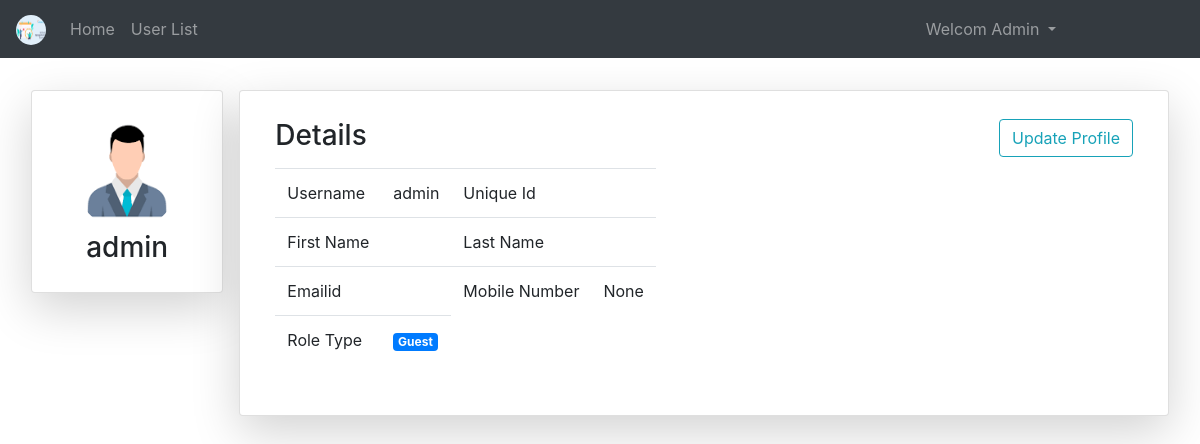
Page /pfle/ (signed in) on the committed database.
### LApp/models.py (models this page shows)
class User(AbstractUser):
    g = [
        ("0", "--- Select Your Gender ---"),
        ("1", "Male"),
        ("2", "Female"),
    ]
    c = [
        ("0", "Guest"),
        ("1", "Student"),
        ("2", "Teacher"),
    ]
    mble = models.CharField(max_length=10, null=True, blank=True)
    gdr = models.CharField(choices=g, default="0", max_length=5)
    role_type = models.CharField(choices=c, default="0", max_length=5)
    eid = models.CharField(max_length=10)
    pfimg = models.ImageField(upload_to="Profiles/", default="pfle.png")

### LApp/views.py (the view)
# urls.py: path("pfle/", views.profile, name="pf"),
def profile(request):
    return render(request, "html/profile.html")

### templates/html/profile.html (shortened to what this page needs)
{% extends 'html/base.html' %}
{% block content %}
<div class="container-fluid mt-4">
	<div class="row mx-2">
		<div class="card col-md-2 col-sm-3 col-xm-3 shadow-lg m-2 h-100">
			<div class="card-body text-center">
				<img src="{{request.user.pfimg.url}}" class="rounded-circle" height="120px" width="90%">
				<h3>{{request.user.username}}</h3>
			</div>
		</div>
		<div class="card col-md col-sm col-xm shadow-lg m-2">
			<div class="card-body">
				<div class="row my-2">
					<div class="col">
						<h3>Details</h3>
					</div>
					<div class="col">
						<a href="{% url 'upf' %}" class="btn btn-outline-info float-right">Update Profile</a>
					</div>
				</div>
				<table class="table table-responsive">
					<tr>
						<td>Username</td>
						<td>{{request.user.username}}</td>
						<td>Unique Id</td>
						<td>{{request.user.eid}}</td>
					</tr>
					<tr>
						<td>First Name</td>
						<td>{{request.user.first_name}}</td>
						<td>Last Name</td>
						<td>{{request.user.last_name}}</td>
					</tr>
					<tr>
						<td>Emailid</td>
						<td>{{request.user.email}}</td>
						<td>Mobile Number</td>
						<td>{{request.user.mble}}</td>
					</tr>
					<tr>
						<td>Role Type</td>
						<td>
							{% if request.user.role_type == "1" %}
								<p class="badge badge-warning">Student</p>
							{% elif request.user.role_type == "2" %}
								<p class="badge badge-success">Teacher</p>
							{% elif request.user.role_type == "0" %}
								<p class="badge badge-primary">Guest</p>
							{% elif request.user.is_superuser %}
								<p class="badge badge-secondary">Admin</p>
							{% endif %}
						</td>
					</tr>
				</table>
			</div>
		</div>
	</div>
</div>
{% endblock %}

### rows in the picture
User: user.pfimg (picture), user.username "admin", user.mble "None"
